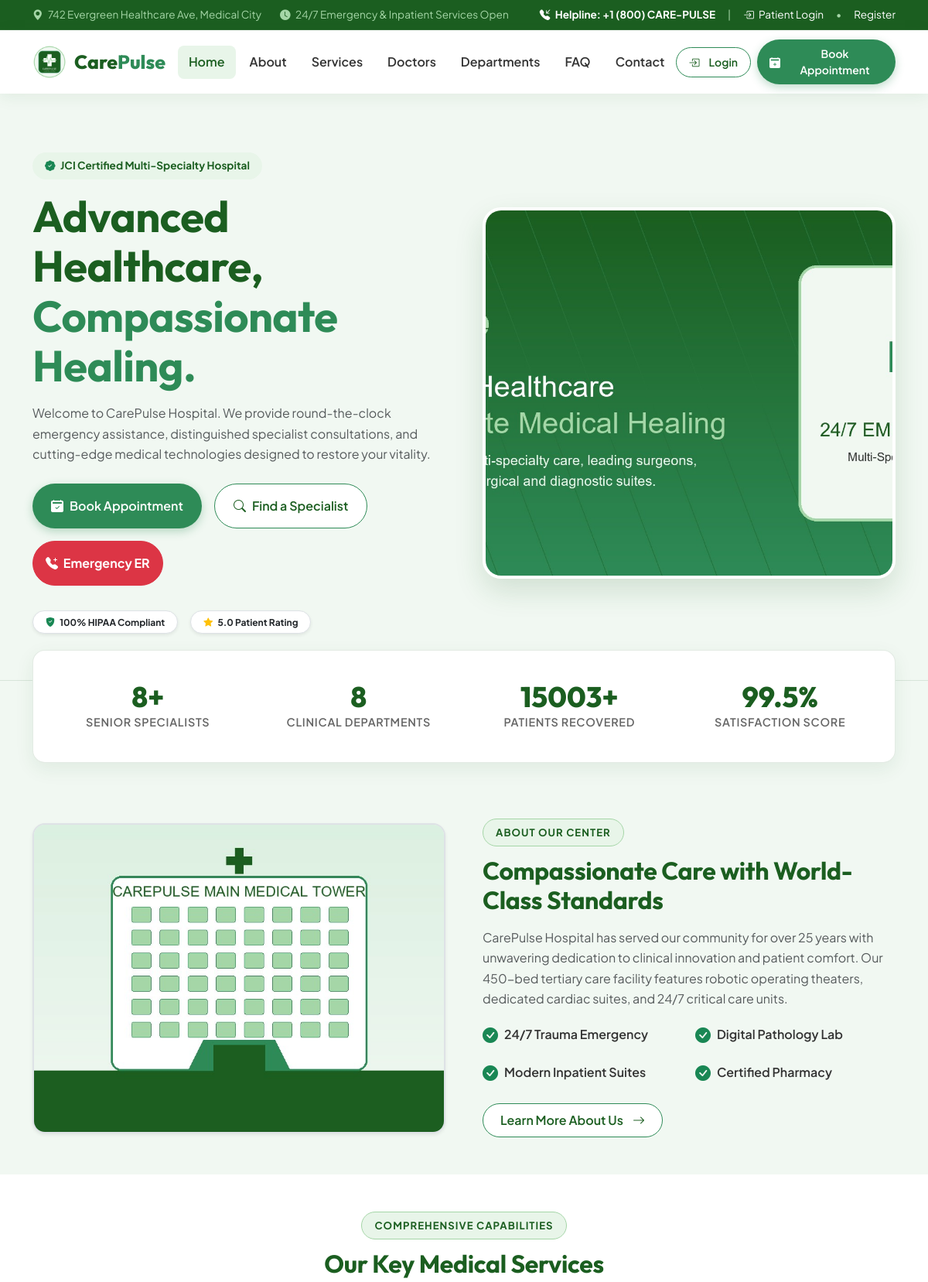
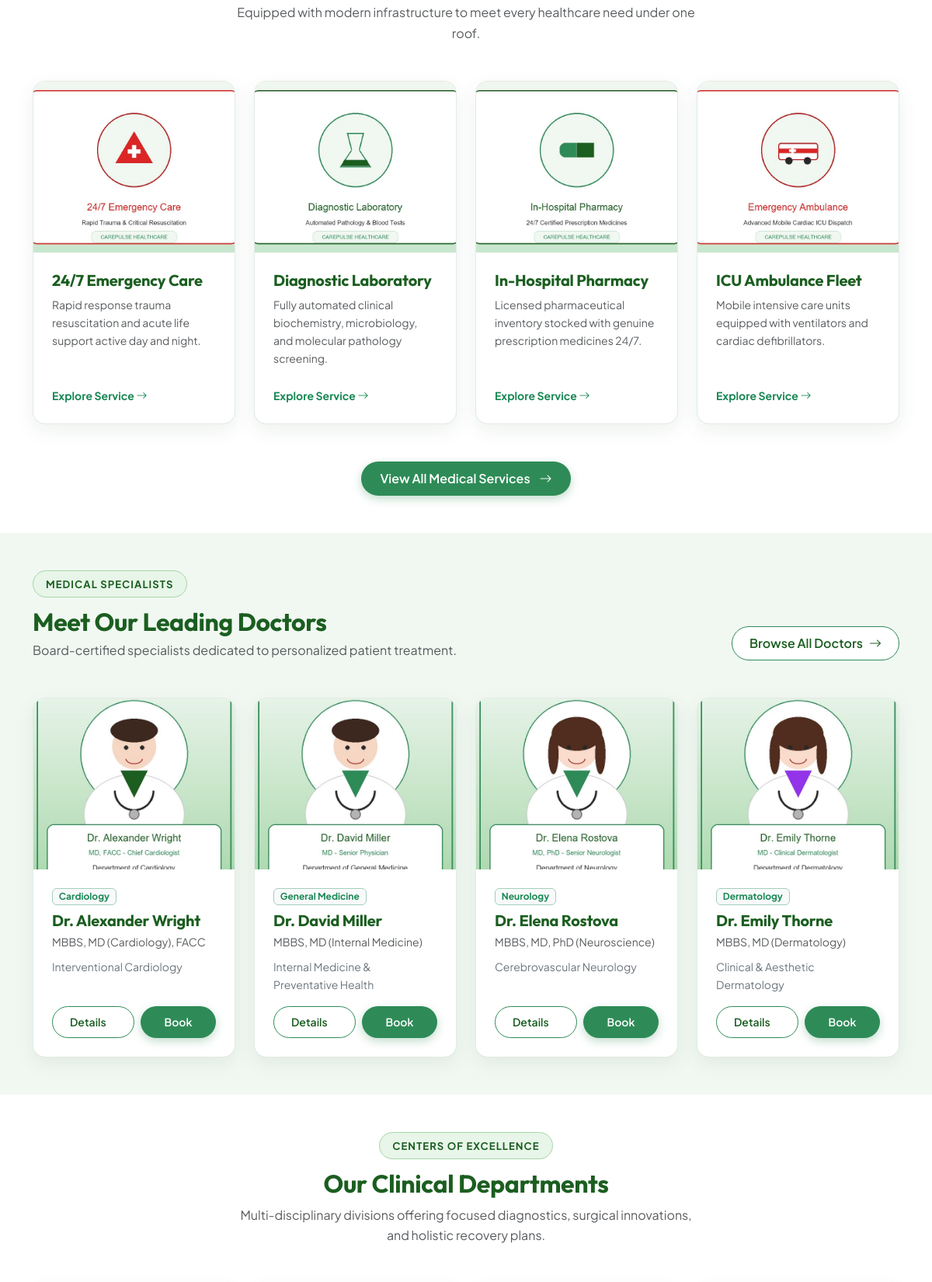
The page / (upper part) on the database its author committed (2 pictures, top to bottom).
### hospital_app/models.py (models this page shows, shortened)
class Doctor(models.Model):
    name = models.CharField(max_length=150)
    specialization = models.CharField(max_length=200)
    department = models.ForeignKey(Department, on_delete=models.CASCADE, related_name='doctors')
    qualification = models.CharField(max_length=200)
    experience = models.CharField(max_length=50, help_text="e.g. 12 Years")
    description = models.TextField()
    image = models.CharField(
        max_length=255,
        default="hospital_app/images/doctor1.jpg",
        help_text="Path to static image e.g. hospital_app/images/doctor1.jpg"
    )
    availability = models.CharField(max_length=150, default="Mon - Fri, 09:00 AM - 04:00 PM")
    class Meta:
        ordering = ['name']

class Department(models.Model):
    name = models.CharField(max_length=150, unique=True)
    description = models.TextField()
    image = models.CharField(
        max_length=255,
        default="hospital_app/images/cardiology.jpg",
        help_text="Path to static image e.g. hospital_app/images/cardiology.jpg"
    )
    class Meta:
        ordering = ['name']

### hospital_app/views.py (the view)
# urls.py: path('', views.home, name='home'),
def home(request):
    featured_departments = Department.objects.all()[:4]
    featured_doctors = Doctor.objects.all()[:4]
    stats = {
        'doctors': Doctor.objects.count(),
        'departments': Department.objects.count(),
        'patients_healed': 15000 + Appointment.objects.count(),
        'satisfaction_rate': '99.5%'
    }
    return render(request, 'hospital_app/home.html', {
        'featured_departments': featured_departments,
        'featured_doctors': featured_doctors,
        'stats': stats,
    })

### hospital_app/templates/hospital_app/home.html (shortened to what this page needs)
{% extends 'hospital_app/base.html' %}
{% load static %}
{% block page_css %}
<link rel="stylesheet" href="{% static 'hospital_app/css/home.css' %}">
{% endblock %}
{% block content %}
<section class="hero-banner-section">
    <div class="container">
        <div class="row align-items-center g-5">
            <div class="col-lg-6">
                <span class="intro-badge mb-3 d-inline-block">
                    <i class="bi bi-patch-check-fill text-success me-1"></i> JCI Certified Multi-Specialty Hospital
                </span>
                <h1 class="display-4 fw-bold mb-3" style="color: var(--dark-green); line-height: 1.15;">
                    Advanced Healthcare, <br>
                    <span style="color: var(--btn-green);">Compassionate Healing.</span>
                </h1>
                <p class="fs-6 text-muted mb-4">
                    Welcome to CarePulse Hospital. We provide round-the-clock emergency assistance, distinguished specialist consultations, and cutting-edge medical technologies designed to restore your vitality.
                </p>
                <div class="d-flex flex-wrap gap-3 mb-4">
                    <a href="{% url 'appointment' %}" class="btn btn-primary-green px-4 py-3 fs-6">
                        <i class="bi bi-calendar2-check-fill"></i> Book Appointment
                    </a>
                    <a href="{% url 'doctors' %}" class="btn btn-outline-green px-4 py-3 fs-6">
                        <i class="bi bi-search"></i> Find a Specialist
                    </a>
                    <a href="tel:+1800911785" class="btn btn-danger px-3 py-3 fs-6 rounded-pill fw-bold">
                        <i class="bi bi-telephone-plus-fill me-1"></i> Emergency ER
                    </a>
                </div>
                <div class="d-flex align-items-center gap-3 pt-2">
                    <span class="badge bg-white text-dark border px-3 py-2 rounded-pill shadow-sm">
                        <i class="bi bi-shield-fill-check text-success me-1"></i> 100% HIPAA Compliant
                    </span>
                    <span class="badge bg-white text-dark border px-3 py-2 rounded-pill shadow-sm">
                        <i class="bi bi-star-fill text-warning me-1"></i> 5.0 Patient Rating
                    </span>
                </div>
            </div>
            <div class="col-lg-6">
                <img src="{% static 'hospital_app/images/hospital-banner.jpg' %}" alt="CarePulse Banner" class="hero-banner-img">
            </div>
        </div>
    </div>
</section>
<div class="container">
    <div class="stats-card-strip">
        <div class="row g-3">
            <div class="col-6 col-md-3">
                <div class="stat-box">
                    <div class="stat-number">{{ stats.doctors }}+</div>
                    <div class="stat-label">Senior Specialists</div>
                </div>
            </div>
            <div class="col-6 col-md-3">
                <div class="stat-box">
                    <div class="stat-number">{{ stats.departments }}</div>
                    <div class="stat-label">Clinical Departments</div>
                </div>
            </div>
            <div class="col-6 col-md-3">
                <div class="stat-box">
                    <div class="stat-number">{{ stats.patients_healed }}+</div>
                    <div class="stat-label">Patients Recovered</div>
                </div>
            </div>
            <div class="col-6 col-md-3">
                <div class="stat-box">
                    <div class="stat-number">{{ stats.satisfaction_rate }}</div>
                    <div class="stat-label">Satisfaction Score</div>
                </div>
            </div>
        </div>
    </div>
</div>
<section class="py-5 mt-4">
    <div class="container">
        <div class="row align-items-center g-5">
            <div class="col-lg-6">
                <img src="{% static 'hospital_app/images/hospital-building.jpg' %}" alt="Hospital Building" class="img-fluid rounded-4 shadow-sm border border-2 w-100">
            </div>
            <div class="col-lg-6">
                <span class="badge-green-pill">About Our Center</span>
                <h2 class="fw-bold mb-3">Compassionate Care with World-Class Standards</h2>
                <p class="text-muted mb-3">
                    CarePulse Hospital has served our community for over 25 years with unwavering dedication to clinical innovation and patient comfort. Our 450-bed tertiary care facility features robotic operating theaters, dedicated cardiac suites, and 24/7 critical care units.
                </p>
                <div class="row g-3 mb-4">
                    <div class="col-sm-6">
                        <div class="d-flex align-items-center gap-2">
                            <i class="bi bi-check-circle-fill text-success fs-5"></i>
                            <span class="fw-semibold">24/7 Trauma Emergency</span>
                        </div>
                    </div>
                    <div class="col-sm-6">
                        <div class="d-flex align-items-center gap-2">
                            <i class="bi bi-check-circle-fill text-success fs-5"></i>
                            <span class="fw-semibold">Digital Pathology Lab</span>
                        </div>
                    </div>
                    <div class="col-sm-6">
                        <div class="d-flex align-items-center gap-2">
                            <i class="bi bi-check-circle-fill text-success fs-5"></i>
                            <span class="fw-semibold">Modern Inpatient Suites</span>
                        </div>
                    </div>
                    <div class="col-sm-6">
                        <div class="d-flex align-items-center gap-2">
                            <i class="bi bi-check-circle-fill text-success fs-5"></i>
                            <span class="fw-semibold">Certified Pharmacy</span>
                        </div>
                    </div>
                </div>
                <a href="{% url 'about' %}" class="btn btn-outline-green">
                    Learn More About Us <i class="bi bi-arrow-right ms-1"></i>
                </a>
            </div>
        </div>
    </div>
</section>
<section class="py-5" style="background-color: #FFFFFF;">
    <div class="container">
        <div class="text-center mb-5">
            <span class="badge-green-pill">Comprehensive Capabilities</span>
            <h2 class="fw-bold mb-2">Our Key Medical Services</h2>
            <p class="text-muted mx-auto" style="max-width: 600px;">
                Equipped with modern infrastructure to meet every healthcare need under one roof.
            </p>
        </div>
        <div class="row g-4">
            <div class="col-lg-3 col-md-6">
                <div class="hospital-card">
                    <img src="{% static 'hospital_app/images/emergency-care.jpg' %}" alt="Emergency Care" class="dept-preview-img">
                    <div class="p-4 d-flex flex-column flex-grow-1">
                        <h5 class="fw-bold mb-2">24/7 Emergency Care</h5>
                        <p class="small text-muted flex-grow-1">Rapid response trauma resuscitation and acute life support active day and night.</p>
                        <a href="{% url 'services' %}" class="fw-bold text-success small mt-2">Explore Service <i class="bi bi-arrow-right"></i></a>
                    </div>
                </div>
            </div>
            <div class="col-lg-3 col-md-6">
                <div class="hospital-card">
                    <img src="{% static 'hospital_app/images/laboratory.jpg' %}" alt="Laboratory" class="dept-preview-img">
                    <div class="p-4 d-flex flex-column flex-grow-1">
                        <h5 class="fw-bold mb-2">Diagnostic Laboratory</h5>
                        <p class="small text-muted flex-grow-1">Fully automated clinical biochemistry, microbiology, and molecular pathology screening.</p>
                        <a href="{% url 'services' %}" class="fw-bold text-success small mt-2">Explore Service <i class="bi bi-arrow-right"></i></a>
                    </div>
                </div>
            </div>
            <div class="col-lg-3 col-md-6">
                <div class="hospital-card">
                    <img src="{% static 'hospital_app/images/pharmacy.jpg' %}" alt="Pharmacy" class="dept-preview-img">
                    <div class="p-4 d-flex flex-column flex-grow-1">
                        <h5 class="fw-bold mb-2">In-Hospital Pharmacy</h5>
                        <p class="small text-muted flex-grow-1">Licensed pharmaceutical inventory stocked with genuine prescription medicines 24/7.</p>
                        <a href="{% url 'services' %}" class="fw-bold text-success small mt-2">Explore Service <i class="bi bi-arrow-right"></i></a>
                    </div>
                </div>
            </div>
            <div class="col-lg-3 col-md-6">
                <div class="hospital-card">
                    <img src="{% static 'hospital_app/images/ambulance.jpg' %}" alt="Ambulance" class="dept-preview-img">
                    <div class="p-4 d-flex flex-column flex-grow-1">
                        <h5 class="fw-bold mb-2">ICU Ambulance Fleet</h5>
                        <p class="small text-muted flex-grow-1">Mobile intensive care units equipped with ventilators and cardiac defibrillators.</p>
                        <a href="{% url 'services' %}" class="fw-bold text-success small mt-2">Explore Service <i class="bi bi-arrow-right"></i></a>
                    </div>
                </div>
            </div>
        </div>
        <div class="text-center mt-5">
            <a href="{% url 'services' %}" class="btn btn-primary-green">
                View All Medical Services <i class="bi bi-arrow-right ms-1"></i>
            </a>
        </div>
    </div>
</section>
<section class="py-5" style="background-color: var(--bg-light);">
    <div class="container">
        <div class="d-flex flex-column flex-md-row justify-content-between align-items-md-end mb-5">
            <div>
                <span class="badge-green-pill">Medical Specialists</span>
                <h2 class="fw-bold mb-1">Meet Our Leading Doctors</h2>
                <p class="text-muted mb-0">Board-certified specialists dedicated to personalized patient treatment.</p>
            </div>
            <div class="mt-3 mt-md-0">
                <a href="{% url 'doctors' %}" class="btn btn-outline-green">
                    Browse All Doctors <i class="bi bi-arrow-right"></i>
                </a>
            </div>
        </div>
        <div class="row g-4">
            {% for doc in featured_doctors %}
                <div class="col-lg-3 col-md-6">
                    <div class="hospital-card">
                        <img src="{% static doc.image %}" alt="{{ doc.name }}" class="doctor-preview-img">
                        <div class="p-4 d-flex flex-column flex-grow-1">
                            <span class="badge bg-light text-success border border-success-subtle mb-2 align-self-start small">{{ doc.department.name }}</span>
                            <h5 class="fw-bold mb-1">{{ doc.name }}</h5>
                            <p class="small text-muted mb-2">{{ doc.qualification }}</p>
                            <p class="small text-secondary mb-3 flex-grow-1">{{ doc.specialization }}</p>
                            <div class="d-flex gap-2 mt-auto">
                                <a href="{% url 'doctor_detail' doc.pk %}" class="btn btn-sm btn-outline-green flex-fill rounded-pill">Details</a>
                                <a href="{% url 'appointment' %}?doctor={{ doc.pk }}" class="btn btn-sm btn-primary-green flex-fill rounded-pill justify-content-center">Book</a>
                            </div>
                        </div>
                    </div>
                </div>
            {% endfor %}
        </div>
    </div>
</section>
<section class="py-5" style="background-color: #FFFFFF;">
    <div class="container">
        <div class="text-center mb-5">
            <span class="badge-green-pill">Centers of Excellence</span>
            <h2 class="fw-bold mb-2">Our Clinical Departments</h2>
            <p class="text-muted mx-auto" style="max-width: 600px;">
                Multi-disciplinary divisions offering focused diagnostics, surgical innovations, and holistic recovery plans.
            </p>
        </div>
        <div class="row g-4">
        </div>
    </div>
</section>
{% endblock %}

### rows shown on the page
Doctor: image (picture), department.name "Cardiology", name "Dr. Alexander Wright", qualification "MBBS, MD (Cardiology), FACC", specialization "Interventional Cardiology"
Doctor: image (picture), department.name "General Medicine", name "Dr. David Miller", qualification "MBBS, MD (Internal Medicine)", specialization "Internal Medicine & Preventative Health"
Doctor: image (picture), department.name "Neurology", name "Dr. Elena Rostova", qualification "MBBS, MD, PhD (Neuroscience)", specialization "Cerebrovascular Neurology"
Doctor: image (picture), department.name "Dermatology", name "Dr. Emily Thorne", qualification "MBBS, MD (Dermatology)", specialization "Clinical & Aesthetic Dermatology"

### other values the page prints
{{ stats.doctors }} "8"
{{ stats.departments }} "8"
{{ stats.patients_healed }} "15003"
{{ stats.satisfaction_rate }} "99.5%"
